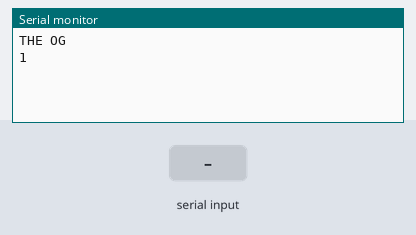
Recording of a sketch running on a simulated Arduino Mega 2560, built for the host (arithmetic inside an expression is 32-bit, double 64-bit). Shown: the last lines printed to the serial monitor. The test bench sets the inputs (shaded band).

Above: at 1.2 s.
1.3 s: "1" received over the second serial link
At 1.9 s:
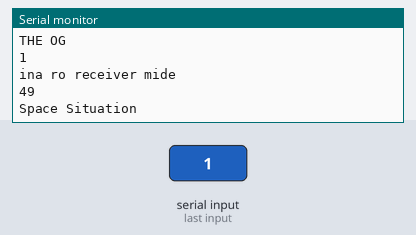
2.8 s: "0" received over the second serial link
At 2.96 s:
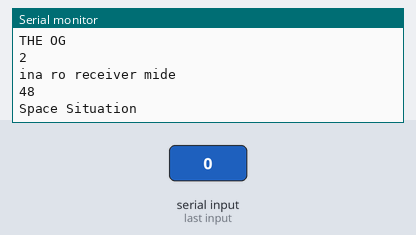
4.3 s: "2" received over the second serial link
At 4.9 s:
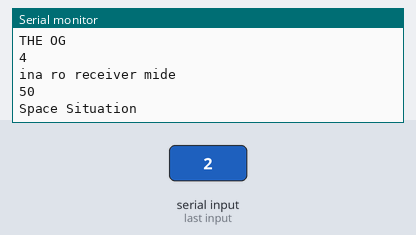
Timing chart, 0 to 7.3 s (numbered marks = the images above; inputs shaded):
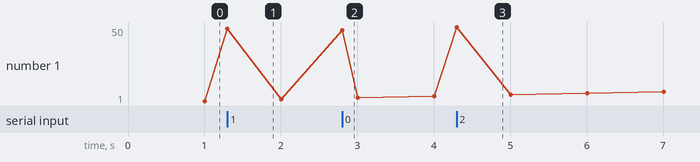

Measured:
- after the input at 1.3 s, the serial monitor: prints a new line at once (image 1)
- after the input at 2.8 s, the serial monitor: prints a new line at once (image 2)
- after the input at 4.3 s, the serial monitor: prints a new line at once (image 3)

The sketch:

arduino_serial.ino
```cpp
unsigned long lastTime = 0;
unsigned long timerDelay = 1000;  // send readings timer

int incomingByte = 0; // for incoming serial data
byte check=1;           //for error detection
int counter_failure=0; //amount of time our communication has failed
byte count_send=1;
byte first_byte_recieved=1;
int i=0;
bool flag_start=0;
byte check_byte=0;
//for checking the delay
unsigned long time_start,time_end;
char string_we_send[]="zthis is the data we are sending";
byte start_byte[]={0x55,0x01,0x02};
//byte start_inv[]={0x55,0x01,0x02};


typedef struct struct_message {
    char a[40]="trying to send these byte";
    byte b[100];
    uint32_t check_sum;
} struct_message;

// Create a struct_message called myData
struct_message myData;


void setup() {
  // put your setup code here, to run once:
  Serial3.begin(57600,SERIAL_8E1);
  Serial2.begin(57600,SERIAL_8E1);
  Serial.begin(57600,SERIAL_8E1);


}

void loop() {
  // put your main code here, to run repeatedly:

    if ((millis() - lastTime) > timerDelay) {
    // Set values to send
//    strcpy(myData.a, "THIS IS A CHAR");

       // Send message via ESP-NOW
//       Serial.println("miresim inja");
//       esp_now_send(broadcastAddress, (uint8_t *) &myData, sizeof(myData));
//      if( Serial.availableForWrite()){
//      Serial.println("Sending:");
//      Serial.println(myData.b);

      for(int i=0;i<200;i++){
        myData.b[i]=i;

        }
//      Serial.println(myData.a);
//      Serial3.write(myData.a,26);
//      Serial3.write("zthis is the data we are sending");
      Serial3.flush();
      for(int k=0;k<3;k++){
        Serial3.write(start_byte[k]);
//        Serial3.println(start_byte[k]);
        }

//     Serial.print(Serial3.available());
//    if(Serial3.available() > 0 ){
//      while(Serial3.available() > 0){
//        Serial.println("oomad tooooo");
//        incomingByte=Serial3.read();
//        if(incomingByte==85){
//          Serial.println("Beginign pf the sentence");
//          }
//
//        Serial.print("incomingByte :");
//        Serial.print(incomingByte);
//        Serial.print("  ##");
//  //    incomingString=String(incomingByte);
//        if(incomingByte==85){
//          i=0;
//          Serial.println("finding the begining of the message");
//          }
//
//  //      break;
//      }
//    }


      Serial3.write(count_send);
      Serial.println("THE OG");
      Serial.println(count_send);
      count_send++;
//      delay(200);
//      Serial3.write(myData.b,200);
//      if(myData.b==3){
//
//        time_start = micros();
//        }

//    Serial3.print(myData.b);
//     Serial3.println((char)myData.a);
//    }
//       sent_a=myData.a;
//       sent_b=myData.b;

//       myData.a=myData.a+1;
//       myData.b=myData.b+1;
//       if(myData.a=='z'){
//
//          myData.a='a';
//          }
//    if(myData.b==256){
//          myData.b=1;
//       }
//       delay(50);


    lastTime = millis();
     }

    if(Serial2.available() > 0){
        incomingByte = Serial2.read();
        Serial.println("ina ro receiver mide");
        Serial.println(incomingByte);
        myData.b[i+2]=incomingByte;
        if(myData.b[2]!=85){
            if(isspace(myData.b[i])){
                Serial.println("Space");

              }
              else{
                Serial.println("Space Situation");
//                Serial.println(isspace(myData.a[i]));
//                Serial.println("White Space Situation");
//                Serial.println(isWhitespace(myData.a[i]));
//                Serial.println(myData.a[0]=='z');
//                Serial.println((char)incomingByte=='z');
//                Serial.println("starts off wrong");
//                Serial.println(myData.a[i]);
//                Serial.println(i);

                }
                i=-1;

          }

        i++;
    //    if(incomingByte==3){
    //
    //        time_end = micros();
    //        Serial.println();
    //        Serial.println(time_start-time_end);
    //        }
    //    Serial.println("Recieved");
    //    Serial.println(incomingByte);
    //    check=myData.b;
    //    Serial.println("check:");
    //    Serial.println(check);
    //    Serial.println(incomingByte);


      if(i==3){

//        Serial.println(Serial.available());
      if(Serial2.available() > 0 ){

          Serial.println("if avali");
          incomingByte=Serial2.read();
          myData.b[1]=incomingByte;
          Serial.println(myData.b[1]);
      }
//      else{
//        Serial.println("raft tooye esle");
//        Serial.println(Serial2.available());
//        ///checking
//          do {
//            Serial.println("raft tooye do");
////            Serial.println(Serial2.available());
//            if(Serial2.available() > 0 ){
//            incomingByte=Serial2.read();
//            Serial.println("raft tooye if e do");
//
//            myData.b[1]=incomingByte;
//            Serial.println(myData.b[1]);
//            break;
//          }
//
//          } while (Serial2.available() == 0 );
//
//      }
//       Serial.println(myData.a);
         int flag_fail=0;
//       for(int j=0;j<32;j++){
//        if(myData.a[j]!=string_we_send[j]){
//          flag_fail=1;
//          Serial.println("flag ro 1 kardam");
//          Serial.println(myData.a[j]);
//          Serial.println(string_we_send[j]);
//          }
//
//        }
        if(flag_fail==1){
          Serial.println("Failll");

          }
          else{
//            Serial.println("Sucess");
            }
       if(count_send-1==1){
        flag_start=1;
//        Serial.println("Cheking starts");
        check_byte=0;
        }
       Serial.println("flag_start");
       Serial.println(flag_start);
       if(flag_start==1){
       Serial.println(check_byte);
        check_byte++;
        if(myData.b[1]==check_byte){
//          Serial.println("Success");
//          Serial.println(myData.b[1]);
//          Serial.println(check_byte);
//          Serial.println(count_send-1);
          }
         else{

          Serial.println("fail ,diffrent check_byte abd myData b ????????????????");
          Serial.println(myData.b[1]);
          Serial.println(check_byte);
          Serial.println(count_send-1);
          }


        }


          i=0;
       }


  }
  }
```
